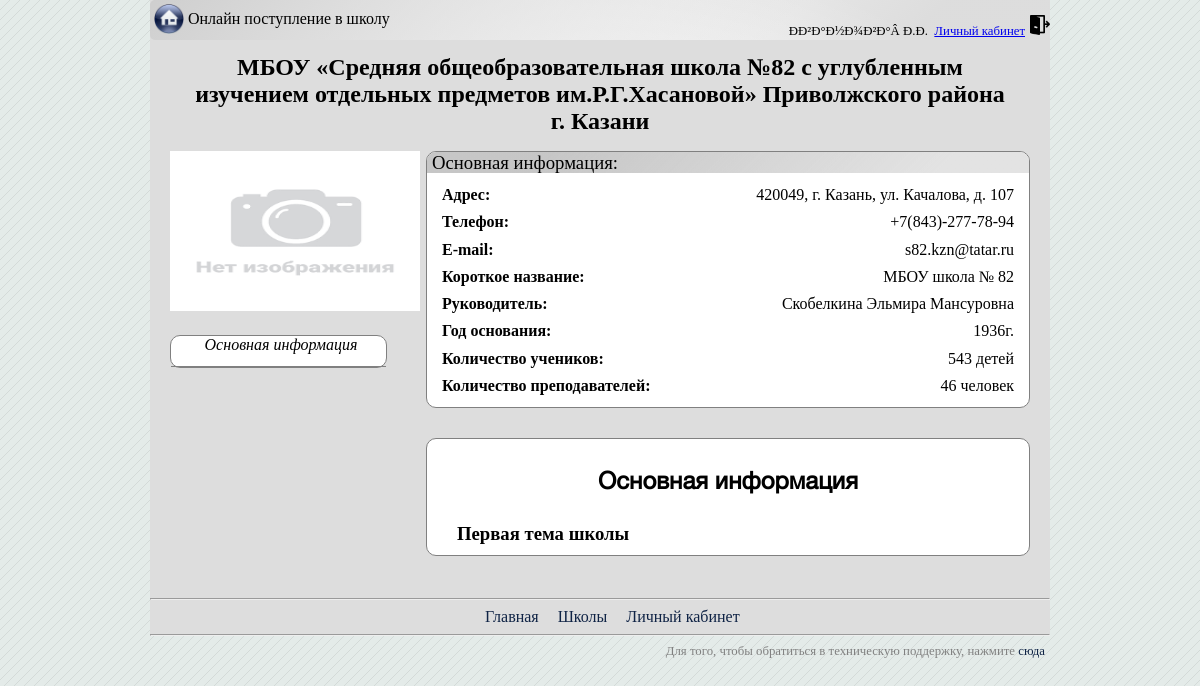
/school/index.php?page=school&id=5 (signed in), run on the app's committed database.
### tables this page shows
CREATE TABLE `school` (
  `id` int(5) NOT NULL,
  `name` varchar(300) DEFAULT NULL,
  `address` varchar(150) DEFAULT NULL,
  `telephone` varchar(20) DEFAULT NULL,
  `director` varchar(100) DEFAULT NULL,
  `email` varchar(100) DEFAULT NULL,
  `shorttitle` varchar(50) DEFAULT NULL,
  `year` int(4) DEFAULT NULL,
  `ccount` int(5) DEFAULT NULL,
  `tcount` int(5) DEFAULT NULL,
  `cor1` varchar(10) DEFAULT NULL,
  `cor2` varchar(10) DEFAULT NULL,
  `startdate` date DEFAULT NULL,
  `enddate` date DEFAULT NULL,
  `active` varchar(5) NOT NULL DEFAULT 'false'
);

### school/templates/school.php (the view, shortened to what this page needs)
<?php
if (isset($_GET['id'])){?>
<div class="school">
	<?
	$id = $_GET['id'];
	$result = mysqli_query($link,"SELECT * FROM school WHERE id = $id");
	$school = mysqli_fetch_row($result);
	?>
	<h1 align="center"><? echo $school[1]; ?></h1>
	<div class="mainpic">
		<img src=<? if (file_exists('schools\\'.$school[0].'\\main_pic.jpg')){ echo "schools/$school[0]/main_pic.jpg?clear=".rand(); } else {echo "attach/no_photo.png"; } ?> >
	</div>
	<div class="sinfo">
			<h3>Основная информация:</h3>
			<p><b>Адрес:</b><span><? echo $school[2]; ?></span></p>
			<p><b>Телефон:</b><span><? echo $school[3]; ?></span></p>
			<p><b>E-mail:</b><span><? echo $school[5]; ?></span></p>
			<p><b>Короткое название:</b><span><? echo $school[6]; ?></span></p>
			<p><b>Руководитель:</b><span><? echo $school[4]; ?></span></p>
			<p><b>Год основания:</b><span><? echo $school[7]; ?>г.</span></p>
			<p><b>Количество учеников:</b><span><? echo $school[8]; ?> детей</span></p>
			<p><b>Количество преподавателей:</b><span><? echo $school[9]; ?> человек</span></p>
	</div>
	<?
	$result = mysqli_query($link,"SELECT title, content FROM page WHERE school_id = '$id'");
	 while ($row = mysqli_fetch_row($result)) {
	    $titles[] = $row[0];
	    $contents[] = $row[1];
	}
	?>
	<div class="schoolhreflist">
		<ul>
			<?
				$j=1;
				foreach ($titles as $title) {
					if( $j==1){
						echo "<li><div class='sbutton chosen' data-value=\"$j\">$title";
						echo "</div></li>";
					}
					$j=$j+1;
				}
			?>
		</ul>
	</div>
	<div class="schoolcontent">
	    <?
			$j=1;
			foreach ($contents as $content) {
				if ($j==1){
					echo "<div class='tab tab--$j active'>";
					echo "<h2>".$titles[$j-1]."</h2>";
					echo "<div class='pagecontent--$j'>";
					echo $content;
					echo "</div>";
					echo "</div>";
				}
				$j=$j+1;
			}
		?>
	</div>
</div>
<?}
	else
		header("Location: http://school/templates/404.html");
?>

### school/styles/styles.css (style rules this page uses)
html { background: #e4ebe9 url(../attach/html.png) repeat top left; color: #000; }
body { width: 75%; margin: auto auto; background-color: #DDDDDD; }
.content h2 { font-family: "Faust"; text-align: center; }
.school { padding: 20px; font-family: "PT Root UI"; min-width: 70%; display: inline-block; }
.school h1 { margin-top: -10px; font-size: 1.5em; padding-right: 20px; padding-left: 20px; }
.school .mainpic { display: block; float: left; }
.school .mainpic img { width: inherit; height: inherit; width: 250px; height: 160px; }
.school .sinfo { border: 1px solid grey; border-radius: 10px; background-color: white; display: block; width: 70%; float: right; line-height: 0.7em; }
.school .sinfo h3 { padding-left: 5px; margin: 0; font-weight: 1; background: linear-gradient(315deg, hsla(225, 0%, 89.01%, 1) 15%, hsla(225, 0%, 89.01%, 0) 80%), linear-gradient(245deg, hsla(340, 0%, 77.72%, 1) 100%, hsla(340, 0%, 77.72%, 0) 70%); border-top-right-radius: 9px; border-top-left-radius: 9px; padding: 5px; }
.school .sinfo span { float: right; padding-right: 15px; }
.school .sinfo b { padding-left: 15px; }
.school .schoolhreflist { background-color: white; margin-top: 20px; display: block; float: left; border: 1px solid grey; border-radius: 10px; width: 25%; }
.school .schoolhreflist ul { padding: 0; list-style-type: none; margin-bottom: 0; margin-top: 0; }
.school .schoolhreflist ul li { padding-left: 5px; text-align-last: center; min-height: 30px; cursor: pointer; }
.school .schoolhreflist ul li { border-bottom: 1px solid grey; }
.school .schoolcontent { border: 1px solid grey; border-radius: 10px; background-color: white; width: 70%; margin-top: 30px; float: right; }
.school .schoolcontent h3 { margin: 0; padding-top: 10px; padding-left: 20px; }
.tab { display: none; }
.chosen { font-style: italic; }
.tab.active { display: block; padding: 10px; }
.tab.active h2 { display: block; font-family: "Helvetica"; }

### data on the page
school: name "МБОУ «Средняя общеобразовательная школа №82 с углубленным изучением отдельных предметов им.Р.Г.Хасановой» Приволжского района г. Казани", address "420049, г. Казань, ул. Качалова, д. 107", telephone "+7(843)-277-78-94", email "s82.kzn@tatar.ru", shorttitle "МБОУ школа № 82", director "Скобелкина Эльмира Мансуровна", year "1936", ccount "543", tcount "46"

### other printed values
$_COOKIE['FIO'] "ÐÐ²Ð°Ð½Ð¾Ð²Ð°Â Ð.Ð."
$title "Основная информация"
$titles[$j-1] "Основная информация"
$content "Первая тема школы"
